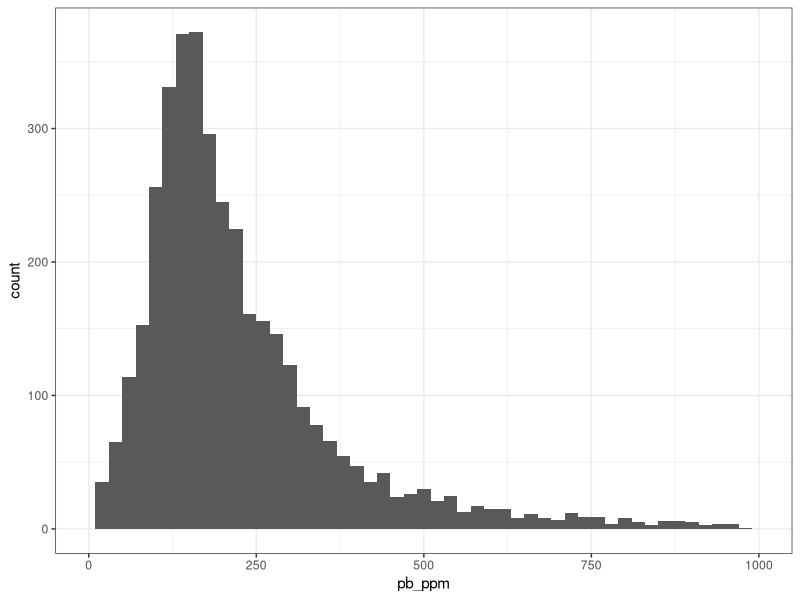
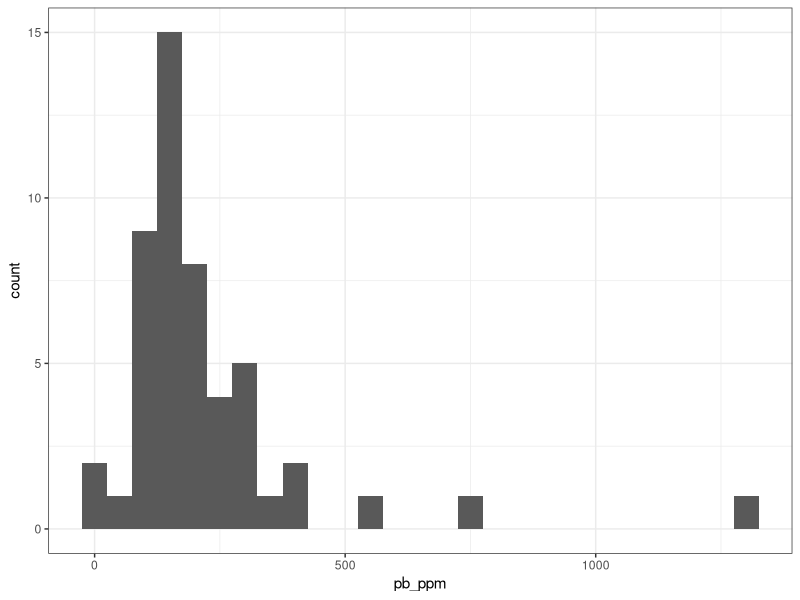
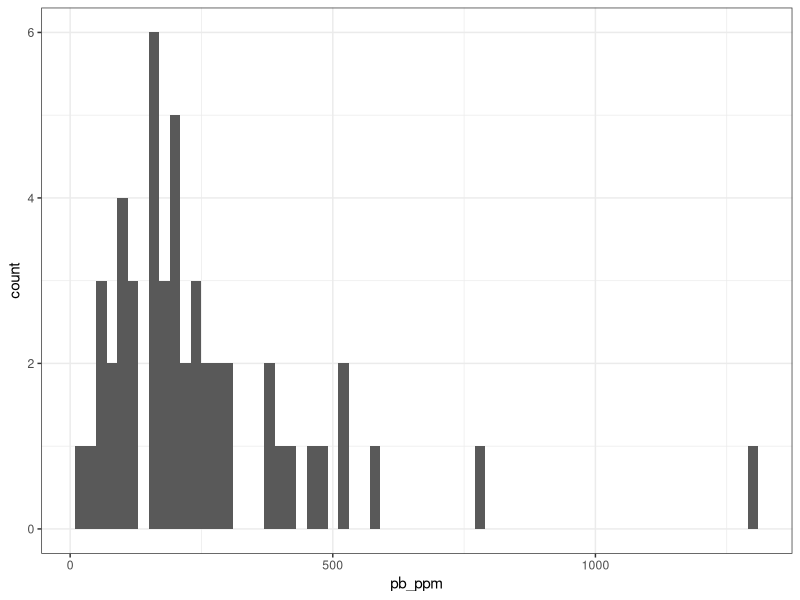
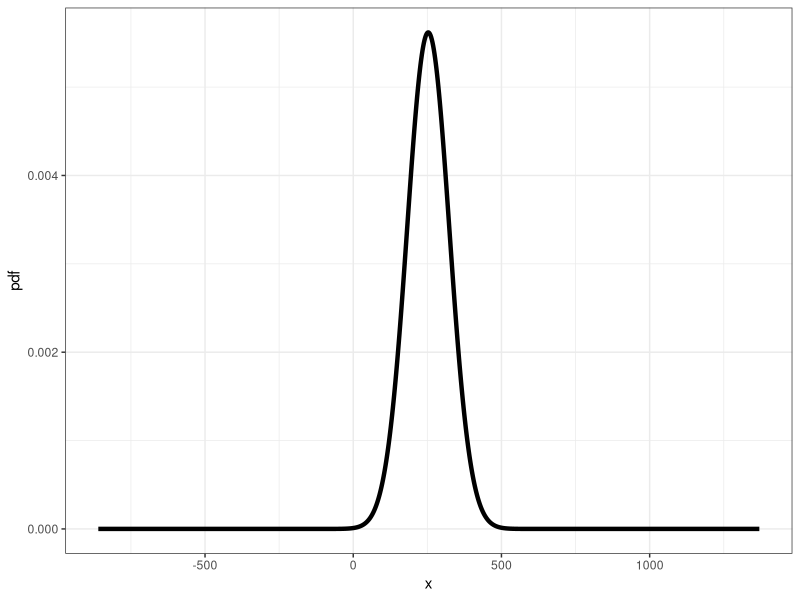
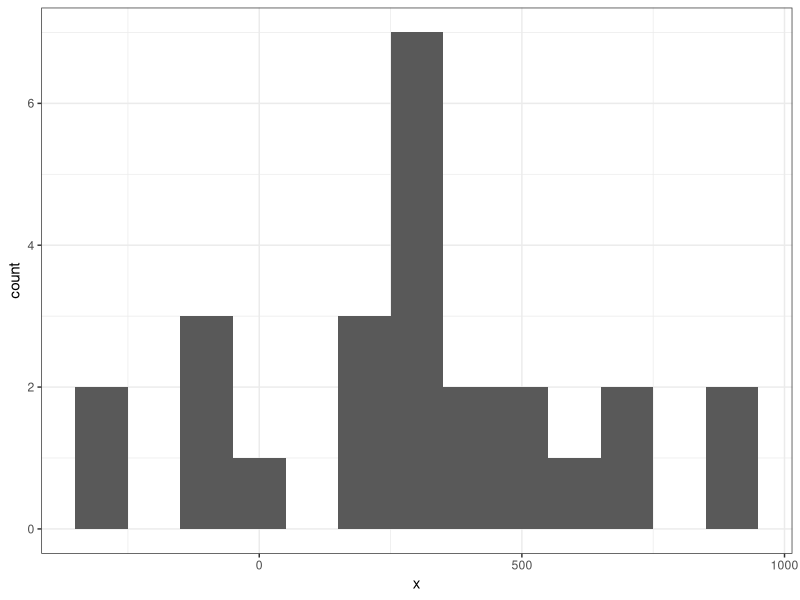

The R source for these figures, in order:
## ---- chunk 1
library(tidyverse)
set.seed(222)
#source("/home/kellymorgan/meds/my_aes/my_theme.R")
# theme_set(my_theme())
theme_set(theme_bw())

soil_cores <- read_csv("exide-soil-cores.csv")
## ---- chunk 2
pb_ppm_sample <- sample(soil_cores$pb_ppm, size = 50)

# Vizualize thw while distribution
ggplot(soil_cores, aes(pb_ppm)) +
    geom_histogram(binwidth = 20) +
    xlim(0, 1000)

# Visualize just our sample 
tibble(pb_ppm = pb_ppm_sample) |> 
    ggplot(aes(pb_ppm)) +
    geom_histogram(binwidth = 50)
## ---- chunk 3
soil_sample <- soil_cores  |> 
    slice_sample(n =50) # keeps soil_samlpe in dataframe format instead of vector

ggplot(soil_sample, aes(pb_ppm)) +
    geom_histogram(binwidth = 20)
## ---- chunk 4
tibble(
    x = seq(-860, 1370, length.out = 1000),
    pdf = dnorm(x, mean = 253, sd = 71) # need to define mean and sd
) |> 
    ggplot(aes(x, pdf)) +
    geom_line(linewidth = 1.5)
## ---- chunk 5
normal_sample <- tibble( x = rnorm(25, mean = 254, sd = 371))
ggplot(normal_sample, aes(x)) +
    geom_histogram(binwidth = 100)
